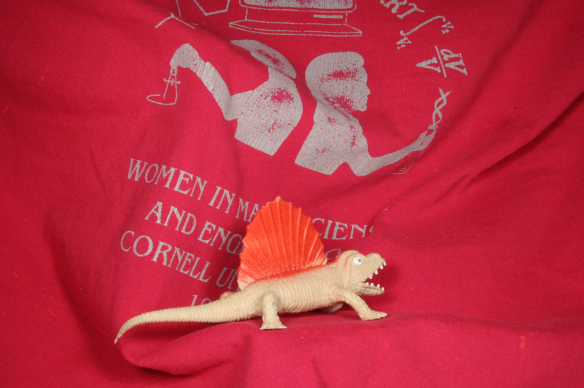
#> input picture datasets/Dimetrodon/frame10.png, 584 x 388 px, given as the content of the folder e Valley/MATLAB/determining-optical-flow-master/horn-schunck, which was not available
$ python farneback.py
#> lines starting #> are read from the running program, lines starting #| are printed output that depends on the picture; after the words box and inside, x2 and y2 are one past the last pixel; in counts of white or black regions, pixels touching at a corner belong together; pictures that were not available may be replaced by others from this repository, and a replacement may not be noted
### synth_data.py
import cv2 as cv
from math import sin, cos
import numpy as np
import os


def get_blank_image(size, value=0, dtype=np.uint8):
    """ returns a blank image with value at every pixel """
    return np.ones(size, dtype=dtype) * value


def dir_exist(dir_name, path):
    """ returns bool indicating if directory exists in path """
    return dir_name in [item for item in os.listdir(path) if os.path.isdir(os.path.join(os.path.relpath(path), item))]


def create_dir(folder_name, path):
    """ creates folder in the given path if it didn't already exist """
    if not dir_exist(folder_name, path):
        os.mkdir(os.path.join(os.path.relpath(path), folder_name))


def generate_synth_data(img_size=(20,20),
                        path='./',
                        num_images=4,
                        folder_name='synth_data'):
    """ takes in size and path, creates synthetic data of given size in the given path """
#> called with img_size = (20, 20), path = './', num_images = 4, folder_name = 'synth_data'

    # create folder if the folder did not already exist in the path
    create_dir(folder_name, path)

    # synthesise images
    # set parameters for circle
    h, w = img_size
    center = (h//2, w//2)
    radius = 5
    num_dots = 8

    # create images with circles
    for i in range(num_images):
        # create image
        blank_img = get_blank_image(img_size, value=255)
        # draw the circle
        circle_img = draw_radial_dots(blank_img, radius, center, 0, num_dots)


        # save the image
        image_name = f'frame_{str(i+1).zfill(2)}.jpg'
        cv.imwrite(os.path.join(os.path.relpath(path), folder_name, image_name), circle_img)    # TODO make sure to write image appropriately
                                                                                                # currently it will overwrite if the images were already there
        # increment radius for next image
        radius += 1
#> this loop made 4 passes
#> pass 1, in generate_synth_data, `cv.imwrite(os.path.join(os.path.relpath(path), folder_name, image_name..`:
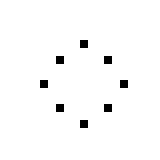
#> saved as frame_01.jpg: shape (20, 20) (shown 8 times larger); 98% white; black in thin lines or dots, all inside (x1, y1, x2, y2) = (5, 5, 16, 16)
#> pass 2, in generate_synth_data, `cv.imwrite(os.path.join(os.path.relpath(path), folder_name, image_name..`:
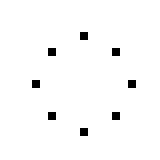
#> saved as frame_02.jpg: shape (20, 20) (shown 8 times larger); 98% white; black in thin lines or dots, all inside (x1, y1, x2, y2) = (4, 4, 17, 17)

    return os.path.join(os.path.relpath(path), folder_name)


def draw_radial_dots(img,
                    radius,
                    center,
                    pixel_value,
                    num_dots=8):
    """ draws radial dots in a the given image and return the modified image """
    thetas = [t*np.pi*(2.0/num_dots) for t in range(num_dots)]
    for t in thetas:
        x = int(radius * cos(t)) + center[0]
        y = int(radius * sin(t)) + center[1]
        img[x][y] = pixel_value

    return img


# [2 lines that do not run on import are left out]

### img_utils.py
import cv2 as cv
import os
import numpy as np
import logging

from PIL import Image

# set the debug file name
logging.basicConfig(filename='debug.log', filemode='w', level=logging.DEBUG)

def l_print(line):
    """ custom log printer for debugging """
    logging.debug(line)

# initialise image path variable
DATASET_PATH = "./datasets/RubberWhale/"


def get_image_shape(img):
    """ returns the shape of the image """
    return img.shape


def get_image_size(img):
    """ returns the size of the image """
    return img.size


def get_image_paths(path=DATASET_PATH, image_type='png'):
    """ returns list of image filenames of type image_type in the given location path """
    return [os.path.join(path, item) for item in os.listdir(path) if item.split('.')[-1] == image_type]


def convert_to_grayscale(img):
    """ returns grayscale of the input image """
    # check if image shape has 3 dimensions before converting
    if len(img.shape) == 3:
        img_gray = cv.cvtColor(img, cv.COLOR_BGR2GRAY)
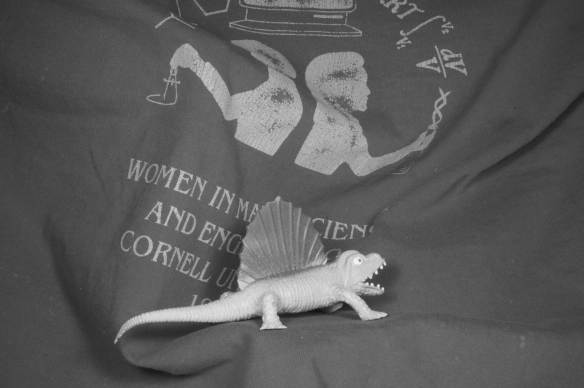
#> img_gray: shape (388, 584); min 19, max 247, mean 91.4
#> img is the input picture: shape (388, 584, 3); mean B, G, R 66, 46.3, 189.5
    else:
        img_gray = img

    return img_gray


def convert_BGR_to_RGB(img):
    """ converts the image from BGR (OpenCV) to RGB """
    return cv.cvtColor(img, cv.COLOR_BGR2RGB)


def normalize_to_unit_range(img):
    """ takes in an image and normalizes to range 0.0 to 1.0  """
    return cv.normalize(img.astype('float32'), None, 0.0, 1.0, norm_type=cv.NORM_MINMAX)


def normalize_to_255_range(img):
    """ takes in an image and normalizes to range 0 to 255  """
    return cv.normalize(img, None, 0, 255, norm_type=cv.NORM_MINMAX)


# [33 lines left out: functions get_images, get_laplacian_kernel, get_average_kernel, not called in this run]


def preprocess_image(img, blur=True):
    """ returns grayscaled, gaussian blurred and normalised image """
    img = convert_to_grayscale(img)
    if blur:
        img = cv.GaussianBlur(img, (3,3), 0)
#> img: shape (388, 584)
    img = normalize_to_unit_range(img)

    return img


# [126 lines left out: functions scale_image, add_border, images_assemble, not called in this run]


# [16 lines that do not run on import are left out]
    # ---------------------------------------------------------------

### farneback.py
import cv2 as cv
import numpy as np
import matplotlib.pyplot as plt

from img_utils import *
from optical_flow_utils import *
from window_utils import *
from synth_data import generate_synth_data

"""
calcOpticalFlowFarneback(prev, next, flow, pyr_scale, levels, winsize, iterations, poly_n, poly_sigma, flags) -> flow
.   @brief Computes a dense optical flow using the Gunnar Farneback's algorithm.
.
.   @param prev first 8-bit single-channel input image.
.   @param next second input image of the same size and the same type as prev.
.   @param flow computed flow image that has the same size as prev and type CV_32FC2.
.   @param pyr_scale parameter, specifying the image scale (\<1) to build pyramids for each image;
.   pyr_scale=0.5 means a classical pyramid, where each next layer is twice smaller than the previous
.   one.
.   @param levels number of pyramid layers including the initial image; levels=1 means that no extra
.   layers are created and only the original images are used.
.   @param winsize averaging window size; larger values increase the algorithm robustness to image
.   noise and give more chances for fast motion detection, but yield more blurred motion field.
.   @param iterations number of iterations the algorithm does at each pyramid level.
.   @param poly_n size of the pixel neighborhood used to find polynomial expansion in each pixel;
.   larger values mean that the image will be approximated with smoother surfaces, yielding more
.   robust algorithm and more blurred motion field, typically poly_n =5 or 7.
.   @param poly_sigma standard deviation of the Gaussian that is used to smooth derivatives used as a
.   basis for the polynomial expansion; for poly_n=5, you can set poly_sigma=1.1, for poly_n=7, a
.   good value would be poly_sigma=1.5.
.   @param flags operation flags that can be a combination of the following:
.    -   **OPTFLOW_USE_INITIAL_FLOW** uses the input flow as an initial flow approximation.
.    -   **OPTFLOW_FARNEBACK_GAUSSIAN** uses the Gaussian \f$\texttt{winsize}\times\texttt{winsize}\f$
.        filter instead of a box filter of the same size for optical flow estimation; usually, this
.        option gives z more accurate flow than with a box filter, at the cost of lower speed;
.        normally, winsize for a Gaussian window should be set to a larger value to achieve the same
.        level of robustness.
"""


def compute_optical_flow_farneback(img_1,
                                   img_2,
                                   farneback_params):
    """ returns computed optical flow using farneback algorithm """
    # use opencv library function to compute flow
    flow = cv.calcOpticalFlowFarneback(img_1, img_2, None, **farneback_params)
    u = flow[..., 0]
    v = flow[..., 1]
    return u,v


if __name__ == "__main__":
    # create dummy test images
    height = 20
    width = 20
    data_path = generate_synth_data(img_size=(height, width),
                                    path='./',
                                    num_images=4,
                                    folder_name='synth_data')


    synth_path_params = {'path':data_path, 'image_type':'jpg'}
    dimetrodon_path_params = {'path':'./datasets/Dimetrodon', 'image_type':'png'}
    rubber_path_params = {'path':'./datasets/RubberWhale', 'image_type':'png'}
    car_path_params = {'path':'C:\MY DATA\Code Valley\MATLAB\determining-optical-flow-master\horn-schunck', 'image_type':'png'}

    path_params = {'synth':synth_path_params,
                   'dimetrodon':dimetrodon_path_params,
                   'rubber':rubber_path_params,
                   'car':car_path_params}

    # list out the image path
    img_paths = get_image_paths(**path_params['car'])

    # read and preprocess
    img_1 = preprocess_image(cv.imread(img_paths[0]))
#> (the run stopped early here; a loop or call above may not have finished)
